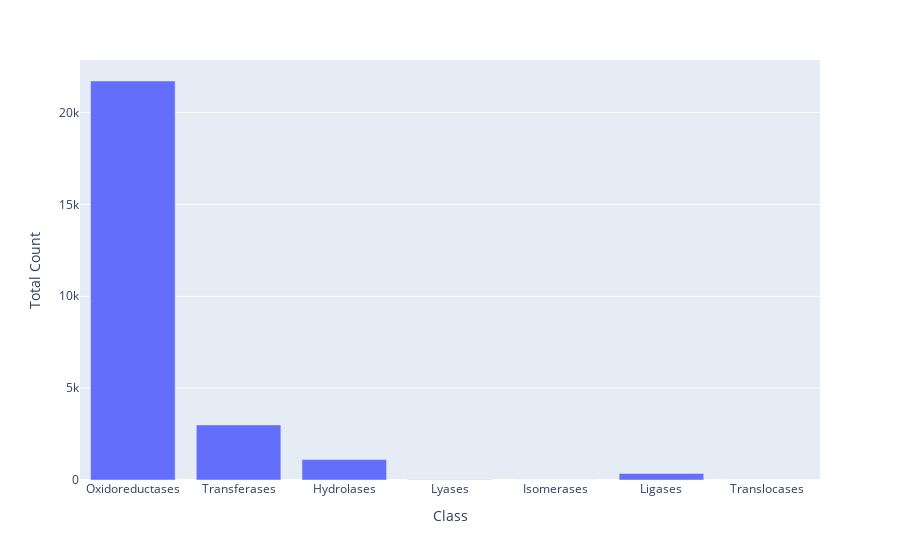

Source (notebook cell):
### Markdown cell above
### [2.2] media2ec enzyme diversity

### Code cell
data = pd.read_csv(os.path.join(DATA_DIR, 'media2ec-explode.csv'), low_memory=False)
ecs = data.copy()

# Summing the abundance of enzymes across our taxa related to different enzyme groups
enzyme_df = ecs.value_counts("ec_KEGG").reset_index().copy() #ecs.value_counts originally
enzyme_df['Group'] = enzyme_df["ec_KEGG"].apply(lambda x: x.strip().split('.')[0])
grouped_df = enzyme_df.groupby('Group')['count'].sum().reset_index()
grouped_df.columns = ['Group','Total Count']

# Create filler rows for classes which have 0 counts (manual step) ... no group 7 translocases in dataset
filler_dict = {'Group':[7], 'Total Count':[0]}
filler = pd.DataFrame(filler_dict)
grouped_df = pd.concat([grouped_df,filler], ignore_index = True).copy()
grouped_df['Group'] = grouped_df['Group'].astype(int)
grouped_df = grouped_df.sort_values('Group')
grouped_df.reset_index()

# Adding information on the type of enzymes
ec_class = ['Oxidoreductases','Transferases','Hydrolases','Lyases','Isomerases','Ligases','Translocases']
grouped_df['Class'] = ec_class

media_enzyme_counts = grouped_df[['Group','Class','Total Count']]
print(media_enzyme_counts)

import plotly.express as px

# Plot the occurrence of enzymes across all of our selected media 
fig3 = px.bar(media_enzyme_counts, x="Class", y="Total Count")
fig3.show()

### Figure 1 — Plotly figure (JSON) as saved in the notebook; plotly's stock layout.template omitted (floating-point values rounded to 4 significant figures)
{"data": [{"alignmentgroup": "True", "hovertemplate": "Class=%{x}<br>Total Count=%{y}<extra></extra>", "legendgroup": "", "marker": {"color": "#636efa", "pattern": {"shape": ""}}, "name": "", "offsetgroup": "", "orientation": "v", "showlegend": false, "textposition": "auto", "type": "bar", "x": ["Oxidoreductases", "Transferases", "Hydrolases", "Lyases", "Isomerases", "Ligases", "Translocases"], "xaxis": "x", "y": [21718, 2995, 1110, 17, 2, 358, 0], "yaxis": "y"}], "layout": {"barmode": "relative", "legend": {"tracegroupgap": 0}, "margin": {"t": 60}, "xaxis": {"anchor": "y", "domain": [0, 1], "title": {"text": "Class"}}, "yaxis": {"anchor": "x", "domain": [0, 1], "title": {"text": "Total Count"}}}}
